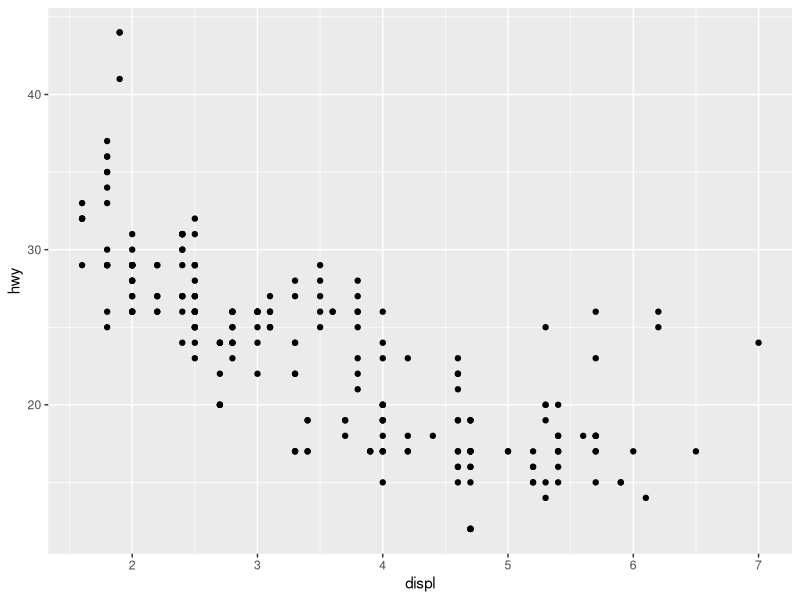
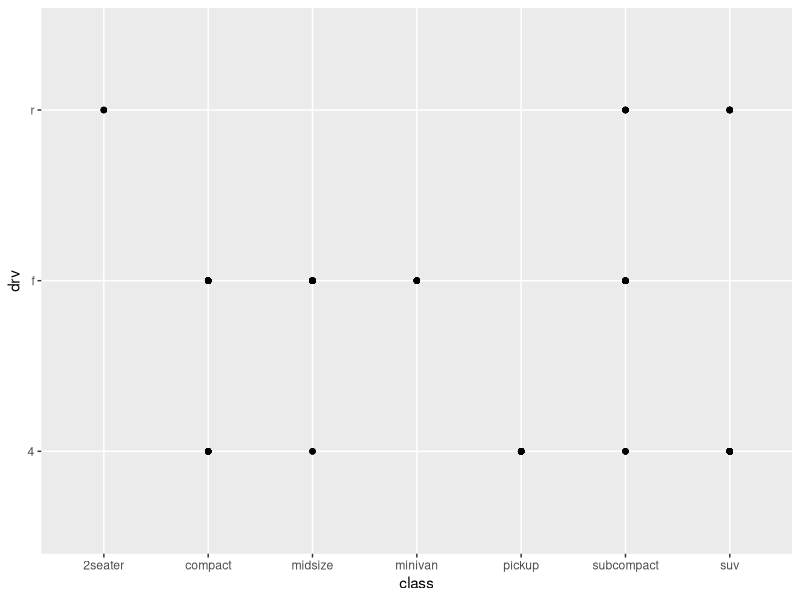
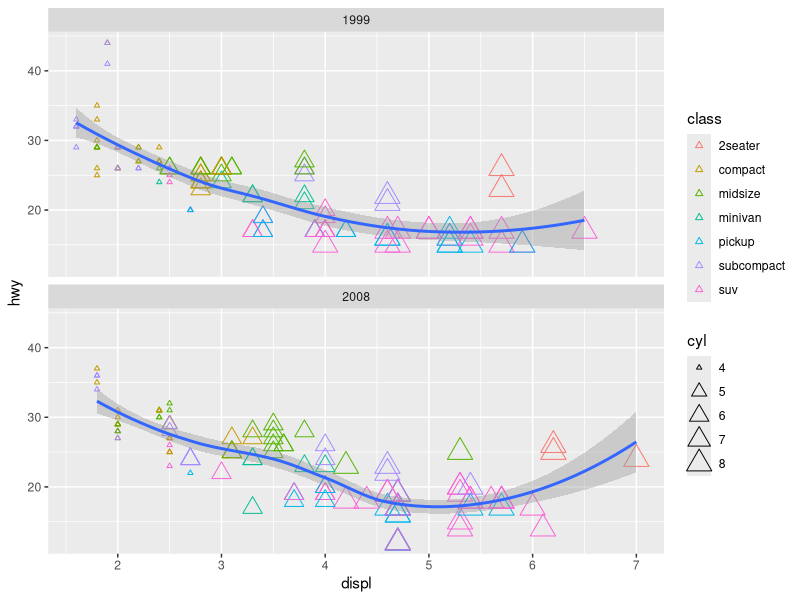
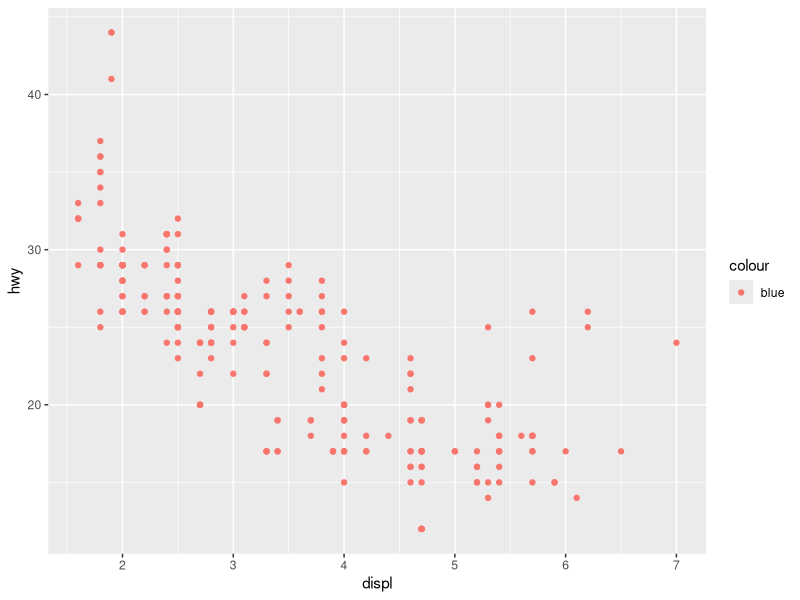
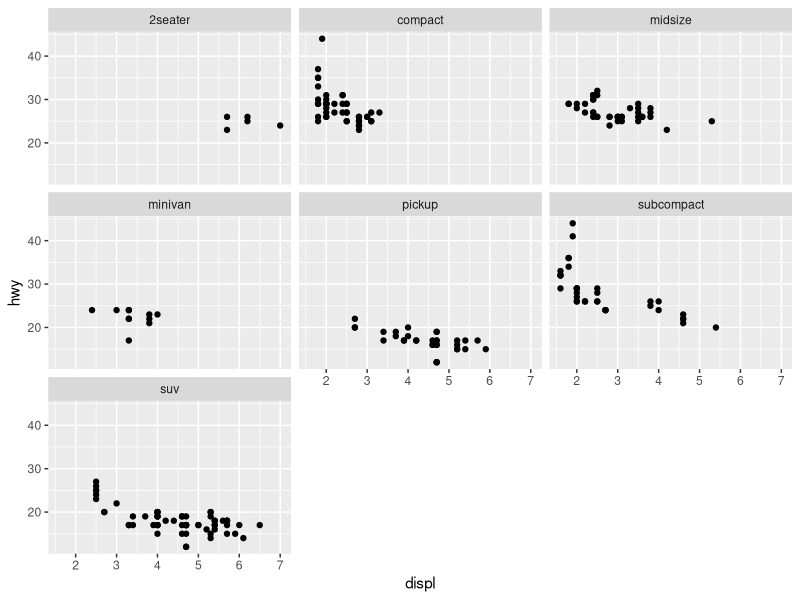

Recreate these plots in R, in order.
library(tidyverse)

mpg 

?mpg

?cars
cars

View(mpg)

head(cars,4)
tail(cars)

ggplot(data=mpg)+
    geom_point(mapping=aes(x=displ,y=hwy))

ggplot(data=mpg)+
  geom_point(mapping=aes(x=class,y=drv))

ggplot(data=mpg)+
  geom_point(mapping=aes(x=displ,y=hwy,color=class, size=cyl),shape=2)+
  geom_smooth(mapping = aes(x=displ,y=hwy))+
  facet_wrap(~ year,nrow=2)

?geom_point

ggplot(data = mpg) + 
  geom_point(mapping = aes(x = displ, y = hwy, color = "blue"))

#excersize 4
ggplot(data = mpg) + 
  geom_point(mapping = aes(x = displ, y = hwy))+
  facet_wrap(~ class)
